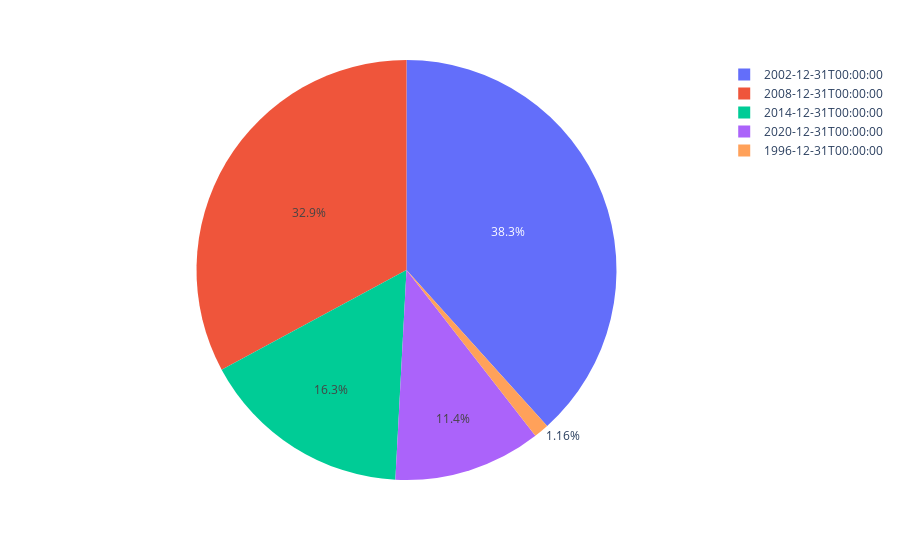

Notebook source saved alongside this figure:
### Code cell
result16=df['Humidity'].resample('6YE').sum()
px.pie(result16,result16.index,result16.values)

### Figure 1 — Plotly figure (JSON) as saved in the notebook; plotly's stock layout.template omitted (floating-point values rounded to 4 significant figures)
{"data": [{"domain": {"x": [0, 1], "y": [0, 1]}, "hovertemplate": "date=%{label}<br>value=%{value}<extra></extra>", "labels": ["1996-12-31T00:00:00", "2002-12-31T00:00:00", "2008-12-31T00:00:00", "2014-12-31T00:00:00", "2020-12-31T00:00:00"], "legendgroup": "", "name": "", "showlegend": true, "type": "pie", "values": [67579, 2224181, 1907795, 945418, 659468]}], "layout": {"legend": {"tracegroupgap": 0}, "margin": {"t": 60}}}
